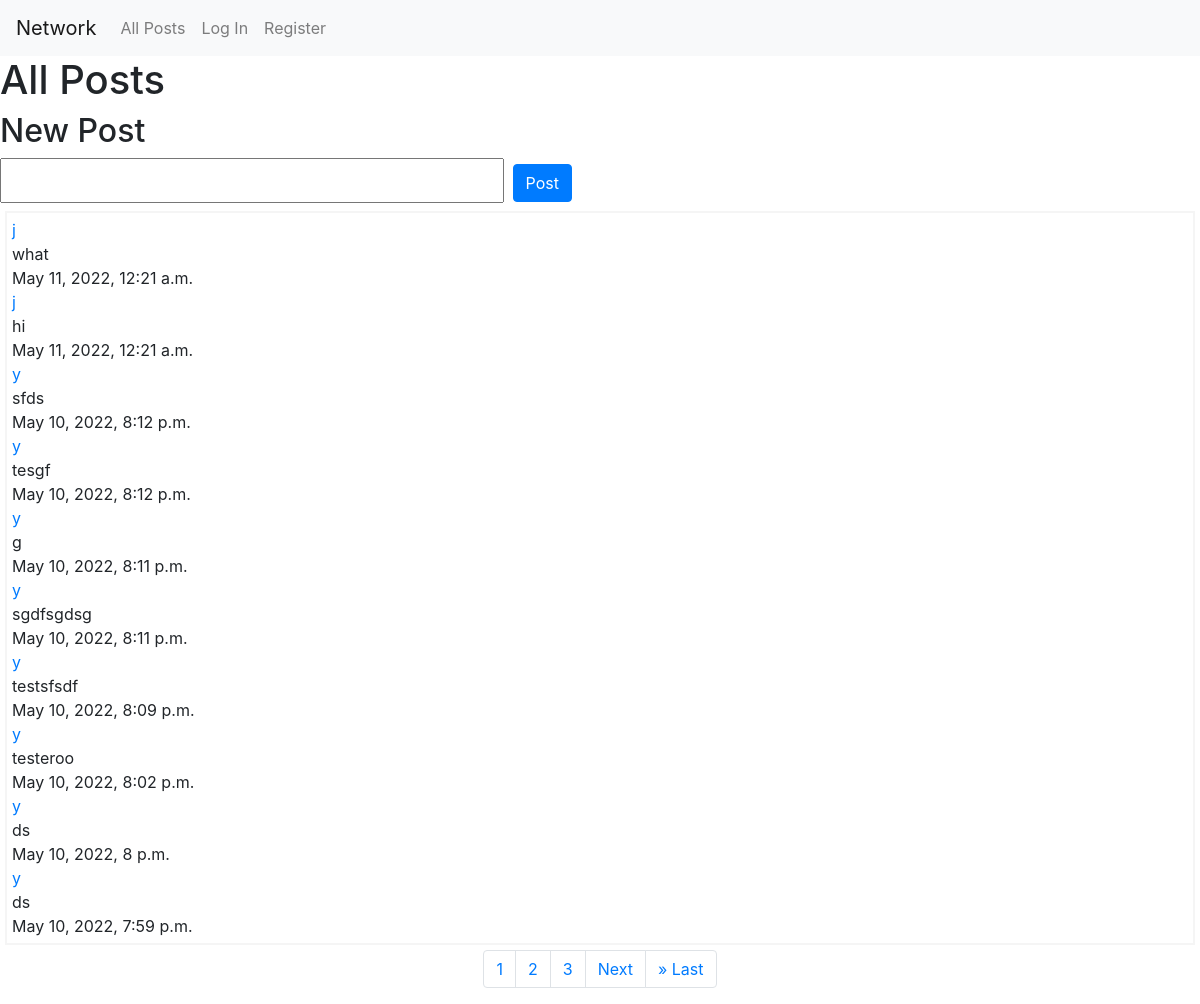
The page / on the database its author committed.
### network/models.py (models this page shows)
class Posts(models.Model):
    content = models.TextField(max_length=280)
    user = models.ForeignKey(
        "User", on_delete=models.CASCADE, related_name="Posts")
    timestamp = models.DateTimeField(auto_now_add=True)

class User(AbstractUser):
    pass

### network/views.py (the view)
# urls.py: path("", views.index, name="index"),
def index(request):
    page = request.GET.get('page')
    all_posts = Posts.objects.order_by(
        '-timestamp')  # - indicates descending order
    all_posts = Paginator(all_posts, 10)
    posts = all_posts.get_page(page)
    return render(request, "network/index.html", {
        'posts': posts})

### network/templates/network/index.html (shortened to what this page needs)
{% extends "network/layout.html" %}
{% load static %}
{% block body %}
<div class="all-posts-header" id="all-posts-title-id">
    <h1> All Posts <h1>
</div>
<div id='new-post-form'>
    <h2> New Post <h2>
            <form id="post-form">
                <input id="form-input">
                <input id='submit-button' type="submit" class="btn btn-primary" value="Post" />
            </form>
</div>
<div class='all-posts'>
    {% for post in posts%}
    <div class="posts" id="{{post.id}}">
        <a href="{% url 'index' %}">{{post.user}}</a><br>
        {{post.content}}<br>
        {{post.timestamp}}<br>
    </div>
    {% endfor %}
</div>
<nav aria-label="...">
    <ul class="pagination justify-content-center">
        {% for i in posts.paginator.page_range%}
        <li class="page-item"><a class="page-link" href="?page={{i}}">{{i}}</a></li>
        {%endfor%}
        {% if posts.has_next %}
        <li class="page-item"><a class="page-link" href="?page={{posts.next_page_number}}">Next</a></li>
        <li class="page-item"><a class="page-link" href="?page={{posts.paginator.num_pages}}">&raquo; Last</a></li>
        {% endif %}
    </ul>
</nav>
{% endblock %}

### network/static/network/styles.css (style rules this page uses)
.all-posts { border: 2px solid whitesmoke; padding: 5px; margin: 5px; display: block; }

### rows shown on the page
Posts: user "j", content "what", timestamp "May 11, 2022, 12:21 a.m."
Posts: user "j", content "hi", timestamp "May 11, 2022, 12:21 a.m."
Posts: user "y", content "sfds", timestamp "May 10, 2022, 8:12 p.m."
Posts: user "y", content "tesgf", timestamp "May 10, 2022, 8:12 p.m."
Posts: user "y", content "g", timestamp "May 10, 2022, 8:11 p.m."
Posts: user "y", content "sgdfsgdsg", timestamp "May 10, 2022, 8:11 p.m."
Posts: user "y", content "testsfsdf", timestamp "May 10, 2022, 8:09 p.m."
Posts: user "y", content "testeroo", timestamp "May 10, 2022, 8:02 p.m."
Posts: user "y", content "ds", timestamp "May 10, 2022, 8 p.m."
Posts: user "y", content "ds", timestamp "May 10, 2022, 7:59 p.m."

### other values the page prints
{{ i }} "1" "2" "3"
